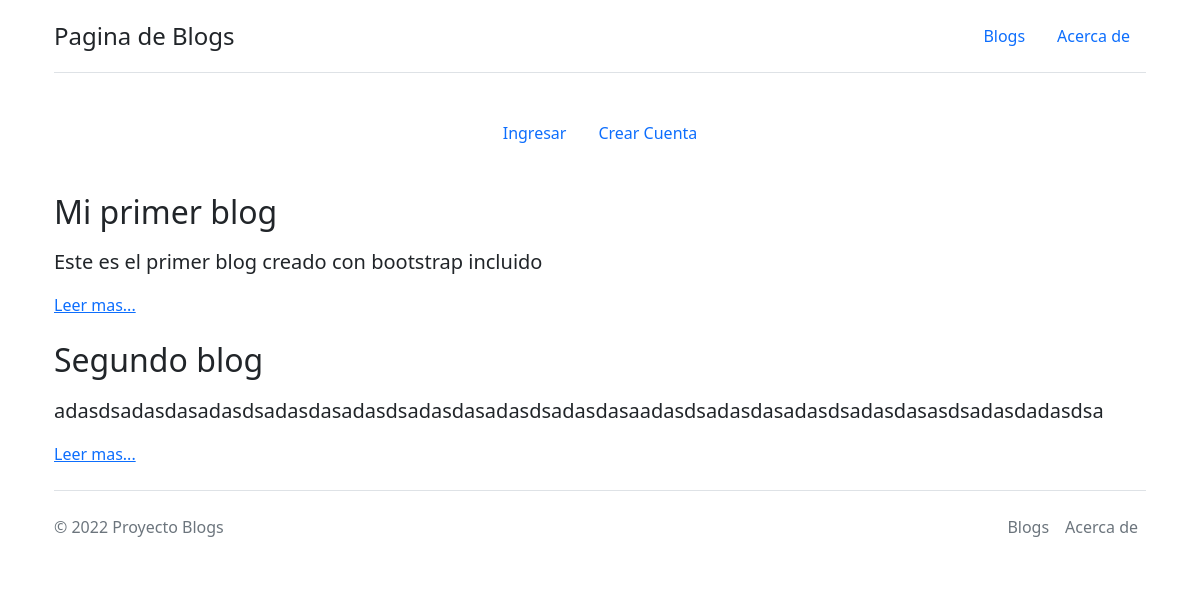
The page /blogs/ on the database as committed earlier.
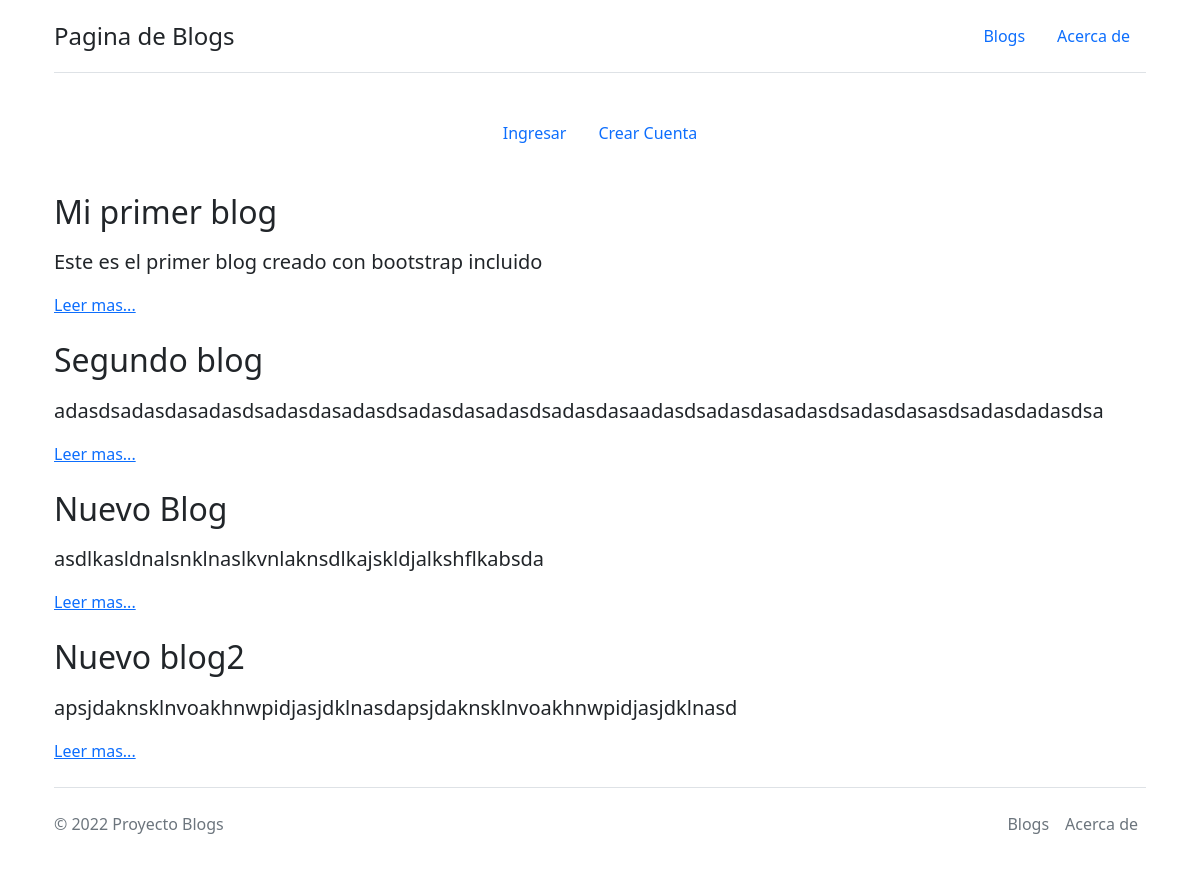
The same page on the database as committed later.
### blogs/models.py (models this page shows)
class BlogModel(models.Model):
    titulo = models.CharField(max_length=100)
    sub_titulo = models.CharField(max_length=100)
    cuerpo = models.TextField()
    autor = models.CharField(max_length=100)
    fecha_creacion = models.DateField(auto_now_add=True)

### blogs/views.py (the view)
# urls.py: path("", views.ListaDeBlogs.as_view(), name="lista_de_blogs"),
class ListaDeBlogs(ListView):
    model = BlogModel
    template_name = "blogs/lista_de_blogs.html"

### blogs/templates/blogs/lista_de_blogs.html (shortened to what this page needs)
<!doctype html>
<html lang="en">
  <head>
    <link href="https://cdn.jsdelivr.net/npm/bootstrap@5.2.0-beta1/dist/css/bootstrap.min.css" rel="stylesheet">
  </head>
  <body class="container">
    <div class="container">
      <header class="d-flex flex-wrap justify-content-center py-3 mb-4 border-bottom">
        <h1 class="d-flex align-items-center mb-3 mb-md-0 me-md-auto text-dark text-decoration-none">
          <span class="fs-4">Pagina de Blogs</span>
        </h1>
        <ul class="nav nav-pills">
          <li class="nav-item"><a href="{% url 'lista_de_blogs' %}" class="nav-link">Blogs</a></li>
          <li class="nav-item"><a href="{% url 'about' %}" class="nav-link">Acerca de</a></li>
        </ul>
      </header>
    </div>
{% block content %}
{% if user.is_authenticated %}
  <div class="container">
    <header class="d-flex justify-content-center py-3">
      <ul class="nav nav-pills">
        <li class="nav-item"><a href="{% url 'crear_blog' %}" class="nav-link text-blue">Nuevo Blog</a></li>
        <li class="nav-item"><a href="{% url 'salir' %}" class="nav-link text-blue">Salir</a></li>
        <li class="nav-item"><a href="{% url 'detalle_perfil' user.id %}" class="nav-link text-blue">Perfil {{user.username}}</a></li>
{% else %}
  <div class="container">
    <header class="d-flex justify-content-center py-3">
      <ul class="nav nav-pills">
        <li class="nav-item"><a href="{% url 'ingresar' %}" class="nav-link text-blue">Ingresar</a></li>
        <li class="nav-item"><a href="{% url 'crear_perfil' %}" class="nav-link text-blue">Crear Cuenta</a></li>
{% endif %}
      </ul>
    </header>
</div>
{% if object_list %}
    {% for blog in object_list %}
    <div class="feature col">
      <h2 class="container">{{blog.titulo}}</h2>
      <p class="lead my-3 container" >{{blog.cuerpo}}</p>
      <a href="{% url 'detalle_de_blog' blog.id %}" class="icon-link d-inline-flex align-items-center container">Leer mas...</a>
    </div>
    {% endfor %}
{% else %}
    <h1> No hay blogs</h1>
{% endif %}
{% endblock %}
<div class="container">
  <footer class="d-flex flex-wrap justify-content-between align-items-center py-3 my-4 border-top">
    <p class="col-md-4 mb-0 text-muted">© 2022 Proyecto Blogs</p>
    <ul class="nav col-md-4 justify-content-end">
      <li class="nav-item"><a href="{% url 'lista_de_blogs' %}" class="nav-link px-2 text-muted">Blogs</a></li>
      <li class="nav-item"><a href="{% url 'about' %}" class="nav-link px-2 text-muted">Acerca de</a></li>
    </ul>
  </footer>
</div>
  </body>
</html>

Rows that differ between the two databases and show on the page:
added BlogModel: titulo "Nuevo Blog", cuerpo "asdlkasldnalsnklnaslkvnlaknsdlkajskldjalkshflkabsda"
added BlogModel: titulo "Nuevo blog2", cuerpo "apsjdaknsklnvoakhnwpidjasjdklnasdapsjdaknsklnvoakhnwpidjasjdklnasd"
